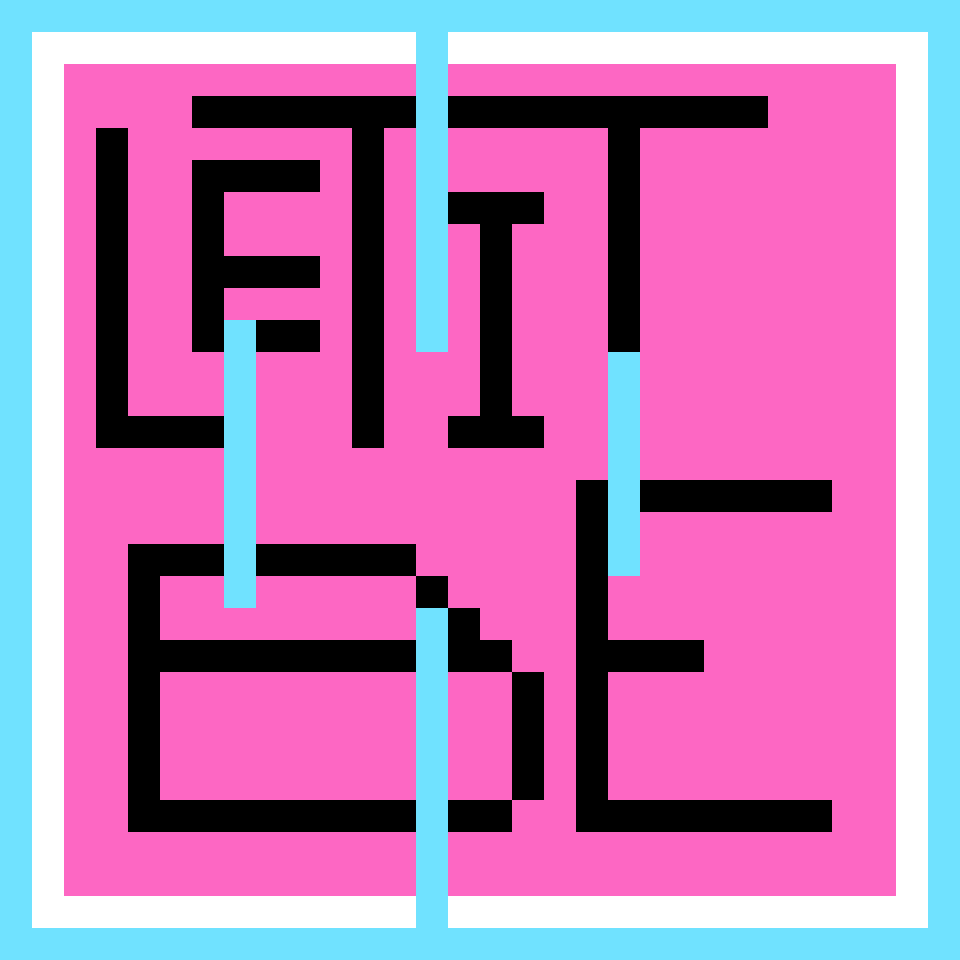

Below is a game level as drawn by its tile map, then a one-line description and the .tmx file that defines it, in full:
An orthogonal 30x30 tile map with 32x32 px tiles, 1 tile layer (Layer_a).

<map version="1.9" tiledversion="1.9.2" orientation="orthogonal" renderorder="right-down" width="30" height="30" tilewidth="32" tileheight="32" infinite="0" nextlayerid="6" nextobjectid="1">
 <editorsettings>
  <export target="let_it_be_map.json" format="json" />
 </editorsettings>
 <tileset firstgid="1" source="texture.tsx" />
 <layer id="2" name="Layer_a" width="30" height="30">
  <data encoding="csv">
1,1,1,1,1,1,1,1,1,1,1,1,1,1,1,1,1,1,1,1,1,1,1,1,1,1,1,1,1,1,
1,4,4,4,4,4,4,4,4,4,4,4,4,1,4,4,4,4,4,4,4,4,4,4,4,4,4,4,4,1,
1,4,2,2,2,2,2,2,2,2,2,2,2,1,2,2,2,2,2,2,2,2,2,2,2,2,2,2,4,1,
1,4,2,2,2,2,3,3,3,3,3,3,3,1,3,3,3,3,3,3,3,3,3,3,2,2,2,2,4,1,
1,4,2,3,2,2,2,2,2,2,2,3,2,1,2,2,2,2,2,3,2,2,2,2,2,2,2,2,4,1,
1,4,2,3,2,2,3,3,3,3,2,3,2,1,2,2,2,2,2,3,2,2,2,2,2,2,2,2,4,1,
1,4,2,3,2,2,3,2,2,2,2,3,2,1,3,3,3,2,2,3,2,2,2,2,2,2,2,2,4,1,
1,4,2,3,2,2,3,2,2,2,2,3,2,1,2,3,2,2,2,3,2,2,2,2,2,2,2,2,4,1,
1,4,2,3,2,2,3,3,3,3,2,3,2,1,2,3,2,2,2,3,2,2,2,2,2,2,2,2,4,1,
1,4,2,3,2,2,3,2,2,2,2,3,2,1,2,3,2,2,2,3,2,2,2,2,2,2,2,2,4,1,
1,4,2,3,2,2,3,1,3,3,2,3,2,1,2,3,2,2,2,3,2,2,2,2,2,2,2,2,4,1,
1,4,2,3,2,2,2,1,2,2,2,3,2,2,2,3,2,2,2,1,2,2,2,2,2,2,2,2,4,1,
1,4,2,3,2,2,2,1,2,2,2,3,2,2,2,3,2,2,2,1,2,2,2,2,2,2,2,2,4,1,
1,4,2,3,3,3,3,1,2,2,2,3,2,2,3,3,3,2,2,1,2,2,2,2,2,2,2,2,4,1,
1,4,2,2,2,2,2,1,2,2,2,2,2,2,2,2,2,2,2,1,2,2,2,2,2,2,2,2,4,1,
1,4,2,2,2,2,2,1,2,2,2,2,2,2,2,2,2,2,3,1,3,3,3,3,3,3,2,2,4,1,
1,4,2,2,2,2,2,1,2,2,2,2,2,2,2,2,2,2,3,1,2,2,2,2,2,2,2,2,4,1,
1,4,2,2,3,3,3,1,3,3,3,3,3,2,2,2,2,2,3,1,2,2,2,2,2,2,2,2,4,1,
1,4,2,2,3,2,2,1,2,2,2,2,2,3,2,2,2,2,3,2,2,2,2,2,2,2,2,2,4,1,
1,4,2,2,3,2,2,2,2,2,2,2,2,1,3,2,2,2,3,2,2,2,2,2,2,2,2,2,4,1,
1,4,2,2,3,3,3,3,3,3,3,3,3,1,3,3,2,2,3,3,3,3,2,2,2,2,2,2,4,1,
1,4,2,2,3,2,2,2,2,2,2,2,2,1,2,2,3,2,3,2,2,2,2,2,2,2,2,2,4,1,
1,4,2,2,3,2,2,2,2,2,2,2,2,1,2,2,3,2,3,2,2,2,2,2,2,2,2,2,4,1,
1,4,2,2,3,2,2,2,2,2,2,2,2,1,2,2,3,2,3,2,2,2,2,2,2,2,2,2,4,1,
1,4,2,2,3,2,2,2,2,2,2,2,2,1,2,2,3,2,3,2,2,2,2,2,2,2,2,2,4,1,
1,4,2,2,3,3,3,3,3,3,3,3,3,1,3,3,2,2,3,3,3,3,3,3,3,3,2,2,4,1,
1,4,2,2,2,2,2,2,2,2,2,2,2,1,2,2,2,2,2,2,2,2,2,2,2,2,2,2,4,1,
1,4,2,2,2,2,2,2,2,2,2,2,2,1,2,2,2,2,2,2,2,2,2,2,2,2,2,2,4,1,
1,4,4,4,4,4,4,4,4,4,4,4,4,1,4,4,4,4,4,4,4,4,4,4,4,4,4,4,4,1,
1,1,1,1,1,1,1,1,1,1,1,1,1,1,1,1,1,1,1,1,1,1,1,1,1,1,1,1,1,1
</data>
 </layer>
</map>